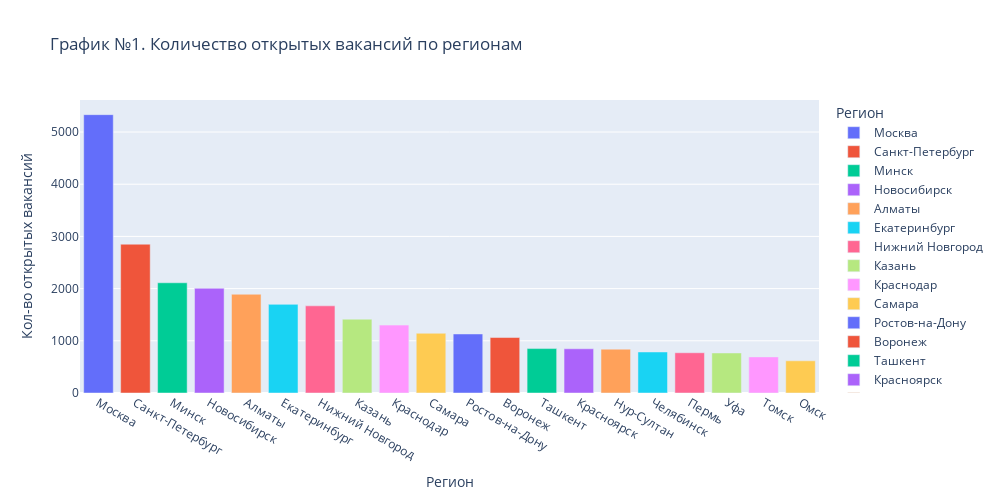

Source (notebook cell):
### Markdown cell above
# Общий вывод по проекту

* По количеству открытых вакансий лидируют крупные города России, а так же некоторые большие города ближнего зарубежья (Минск, Алматы). Москва в этом списке - абсолютный лидер. Это наглядно продемонстрировано на графике № 1 ниже.
* Большое количество работодателей так же сконцентрировано в крупных городах России и СНГ (см. Таблицу №1). При этом, по уровню средней зарплаты лидируют не крупные города России, как предполагалось изначально, а регионы Европы (Германия, Болгария, Испания), - Москва в этом списке занимает только 50-е место в этом списке (см. Таблицу №2). Можно предположить, что в странах Европы открыто некоторое количество вакансии для высококвалифицированных специалистов, которые могут претендовать на высокий уровень заработной платы.
* Количество открытых "удаленных" вакансий в регионах коррелирует с кол-вом открытых вакансий на "полный день/полная занятость" в этих же регионах. Т.е. чем крупнее регион, тем больше открыто в нем вакансий для работы как из офиса, так и удаленно (см. таблицы №3 и №4).

### Code cell
import pandas as pd
import plotly.express as px

query = f'''select 
                a.name "Регион",
                count(v.id) "Кол-во открытых вакансий"
            from public.AREAS as a
                left join public.VACANCIES as v on a.id = v.area_id
            group by a.name
            order by 2 desc
            limit 20           
        '''
df = pd.read_sql_query(query, connection)

fig = px.bar(
    data_frame=df,     
    x="Регион",     
    y="Кол-во открытых вакансий",
    color="Регион",       
    height=500, #высота
    width=1000, #ширина
    title='График №1. Количество открытых вакансий по регионам'
)
fig.show()
fig.write_html("plotly/bar_1.html")

### Figure 1 — Plotly figure (JSON) as saved in the notebook; plotly's stock layout.template omitted (floating-point values rounded to 4 significant figures)
{"data": [{"alignmentgroup": "True", "hovertemplate": "Регион=%{x}<br>Кол-во открытых вакансий=%{y}<extra></extra>", "legendgroup": "Москва", "marker": {"color": "#636efa", "pattern": {"shape": ""}}, "name": "Москва", "offsetgroup": "Москва", "orientation": "v", "showlegend": true, "textposition": "auto", "type": "bar", "x": ["Москва"], "xaxis": "x", "y": [5333], "yaxis": "y"}, {"alignmentgroup": "True", "hovertemplate": "Регион=%{x}<br>Кол-во открытых вакансий=%{y}<extra></extra>", "legendgroup": "Санкт-Петербург", "marker": {"color": "#EF553B", "pattern": {"shape": ""}}, "name": "Санкт-Петербург", "offsetgroup": "Санкт-Петербург", "orientation": "v", "showlegend": true, "textposition": "auto", "type": "bar", "x": ["Санкт-Петербург"], "xaxis": "x", "y": [2851], "yaxis": "y"}, {"alignmentgroup": "True", "hovertemplate": "Регион=%{x}<br>Кол-во открытых вакансий=%{y}<extra></extra>", "legendgroup": "Минск", "marker": {"color": "#00cc96", "pattern": {"shape": ""}}, "name": "Минск", "offsetgroup": "Минск", "orientation": "v", "showlegend": true, "textposition": "auto", "type": "bar", "x": ["Минск"], "xaxis": "x", "y": [2112], "yaxis": "y"}, {"alignmentgroup": "True", "hovertemplate": "Регион=%{x}<br>Кол-во открытых вакансий=%{y}<extra></extra>", "legendgroup": "Новосибирск", "marker": {"color": "#ab63fa", "pattern": {"shape": ""}}, "name": "Новосибирск", "offsetgroup": "Новосибирск", "orientation": "v", "showlegend": true, "textposition": "auto", "type": "bar", "x": ["Новосибирск"], "xaxis": "x", "y": [2006], "yaxis": "y"}, {"alignmentgroup": "True", "hovertemplate": "Регион=%{x}<br>Кол-во открытых вакансий=%{y}<extra></extra>", "legendgroup": "Алматы", "marker": {"color": "#FFA15A", "pattern": {"shape": ""}}, "name": "Алматы", "offsetgroup": "Алматы", "orientation": "v", "showlegend": true, "textposition": "auto", "type": "bar", "x": ["Алматы"], "xaxis": "x", "y": [1892], "yaxis": "y"}, {"alignmentgroup": "True", "hovertemplate": "Регион=%{x}<br>Кол-во открытых вакансий=%{y}<extra></extra>", "legendgroup": "Екатеринбург", "marker": {"color": "#19d3f3", "pattern": {"shape": ""}}, "name": "Екатеринбург", "offsetgroup": "Екатеринбург", "orientation": "v", "showlegend": true, "textposition": "auto", "type": "bar", "x": ["Екатеринбург"], "xaxis": "x", "y": [1698], "yaxis": "y"}, {"alignmentgroup": "True", "hovertemplate": "Регион=%{x}<br>Кол-во открытых вакансий=%{y}<extra></extra>", "legendgroup": "Нижний Новгород", "marker": {"color": "#FF6692", "pattern": {"shape": ""}}, "name": "Нижний Новгород", "offsetgroup": "Нижний Новгород", "orientation": "v", "showlegend": true, "textposition": "auto", "type": "bar", "x": ["Нижний Новгород"], "xaxis": "x", "y": [1670], "yaxis": "y"}, {"alignmentgroup": "True", "hovertemplate": "Регион=%{x}<br>Кол-во открытых вакансий=%{y}<extra></extra>", "legendgroup": "Казань", "marker": {"color": "#B6E880", "pattern": {"shape": ""}}, "name": "Казань", "offsetgroup": "Казань", "orientation": "v", "showlegend": true, "textposition": "auto", "type": "bar", "x": ["Казань"], "xaxis": "x", "y": [1415], "yaxis": "y"}, {"alignmentgroup": "True", "hovertemplate": "Регион=%{x}<br>Кол-во открытых вакансий=%{y}<extra></extra>", "legendgroup": "Краснодар", "marker": {"color": "#FF97FF", "pattern": {"shape": ""}}, "name": "Краснодар", "offsetgroup": "Краснодар", "orientation": "v", "showlegend": true, "textposition": "auto", "type": "bar", "x": ["Краснодар"], "xaxis": "x", "y": [1301], "yaxis": "y"}, {"alignmentgroup": "True", "hovertemplate": "Регион=%{x}<br>Кол-во открытых вакансий=%{y}<extra></extra>", "legendgroup": "Самара", "marker": {"color": "#FECB52", "pattern": {"shape": ""}}, "name": "Самара", "offsetgroup": "Самара", "orientation": "v", "showlegend": true, "textposition": "auto", "type": "bar", "x": ["Самара"], "xaxis": "x", "y": [1144], "yaxis": "y"}, {"alignmentgroup": "True", "hovertemplate": "Регион=%{x}<br>Кол-во открытых вакансий=%{y}<extra></extra>", "legendgroup": "Ростов-на-Дону", "marker": {"color": "#636efa", "pattern": {"shape": ""}}, "name": "Ростов-на-Дону", "offsetgroup": "Ростов-на-Дону", "orientation": "v", "showlegend": true, "textposition": "auto", "type": "bar", "x": ["Ростов-на-Дону"], "xaxis": "x", "y": [1131], "yaxis": "y"}, {"alignmentgroup": "True", "hovertemplate": "Регион=%{x}<br>Кол-во открытых вакансий=%{y}<extra></extra>", "legendgroup": "Воронеж", "marker": {"color": "#EF553B", "pattern": {"shape": ""}}, "name": "Воронеж", "offsetgroup": "Воронеж", "orientation": "v", "showlegend": true, "textposition": "auto", "type": "bar", "x": ["Воронеж"], "xaxis": "x", "y": [1063], "yaxis": "y"}, {"alignmentgroup": "True", "hovertemplate": "Регион=%{x}<br>Кол-во открытых вакансий=%{y}<extra></extra>", "legendgroup": "Ташкент", "marker": {"color": "#00cc96", "pattern": {"shape": ""}}, "name": "Ташкент", "offsetgroup": "Ташкент", "orientation": "v", "showlegend": true, "textposition": "auto", "type": "bar", "x": ["Ташкент"], "xaxis": "x", "y": [851], "yaxis": "y"}, {"alignmentgroup": "True", "hovertemplate": "Регион=%{x}<br>Кол-во открытых вакансий=%{y}<extra></extra>", "legendgroup": "Красноярск", "marker": {"color": "#ab63fa", "pattern": {"shape": ""}}, "name": "Красноярск", "offsetgroup": "Красноярск", "orientation": "v", "showlegend": true, "textposition": "auto", "type": "bar", "x": ["Красноярск"], "xaxis": "x", "y": [847], "yaxis": "y"}, {"alignmentgroup": "True", "hovertemplate": "Регион=%{x}<br>Кол-во открытых вакансий=%{y}<extra></extra>", "legendgroup": "Нур-Султан", "marker": {"color": "#FFA15A", "pattern": {"shape": ""}}, "name": "Нур-Султан", "offsetgroup": "Нур-Султан", "orientation": "v", "showlegend": true, "textposition": "auto", "type": "bar", "x": ["Нур-Султан"], "xaxis": "x", "y": [840], "yaxis": "y"}, {"alignmentgroup": "True", "hovertemplate": "Регион=%{x}<br>Кол-во открытых вакансий=%{y}<extra></extra>", "legendgroup": "Челябинск", "marker": {"color": "#19d3f3", "pattern": {"shape": ""}}, "name": "Челябинск", "offsetgroup": "Челябинск", "orientation": "v", "showlegend": true, "textposition": "auto", "type": "bar", "x": ["Челябинск"], "xaxis": "x", "y": [786], "yaxis": "y"}, {"alignmentgroup": "True", "hovertemplate": "Регион=%{x}<br>Кол-во открытых вакансий=%{y}<extra></extra>", "legendgroup": "Пермь", "marker": {"color": "#FF6692", "pattern": {"shape": ""}}, "name": "Пермь", "offsetgroup": "Пермь", "orientation": "v", "showlegend": true, "textposition": "auto", "type": "bar", "x": ["Пермь"], "xaxis": "x", "y": [771], "yaxis": "y"}, {"alignmentgroup": "True", "hovertemplate": "Регион=%{x}<br>Кол-во открытых вакансий=%{y}<extra></extra>", "legendgroup": "Уфа", "marker": {"color": "#B6E880", "pattern": {"shape": ""}}, "name": "Уфа", "offsetgroup": "Уфа", "orientation": "v", "showlegend": true, "textposition": "auto", "type": "bar", "x": ["Уфа"], "xaxis": "x", "y": [767], "yaxis": "y"}, {"alignmentgroup": "True", "hovertemplate": "Регион=%{x}<br>Кол-во открытых вакансий=%{y}<extra></extra>", "legendgroup": "Томск", "marker": {"color": "#FF97FF", "pattern": {"shape": ""}}, "name": "Томск", "offsetgroup": "Томск", "orientation": "v", "showlegend": true, "textposition": "auto", "type": "bar", "x": ["Томск"], "xaxis": "x", "y": [692], "yaxis": "y"}, {"alignmentgroup": "True", "hovertemplate": "Регион=%{x}<br>Кол-во открытых вакансий=%{y}<extra></extra>", "legendgroup": "Омск", "marker": {"color": "#FECB52", "pattern": {"shape": ""}}, "name": "Омск", "offsetgroup": "Омск", "orientation": "v", "showlegend": true, "textposition": "auto", "type": "bar", "x": ["Омск"], "xaxis": "x", "y": [617], "yaxis": "y"}], "layout": {"barmode": "relative", "height": 500, "legend": {"title": {"text": "Регион"}, "tracegroupgap": 0}, "title": {"text": "График №1. Количество открытых вакансий по регионам"}, "width": 1000, "xaxis": {"anchor": "y", "categoryarray": ["Москва", "Санкт-Петербург", "Минск", "Новосибирск", "Алматы", "Екатеринбург", "Нижний Новгород", "Казань", "Краснодар", "Самара", "Ростов-на-Дону", "Воронеж", "Ташкент", "Красноярск", "Нур-Султан", "Челябинск", "Пермь", "Уфа", "Томск", "Омск"], "categoryorder": "array", "domain": [0, 1], "title": {"text": "Регион"}}, "yaxis": {"anchor": "x", "domain": [0, 1], "title": {"text": "Кол-во открытых вакансий"}}}}
